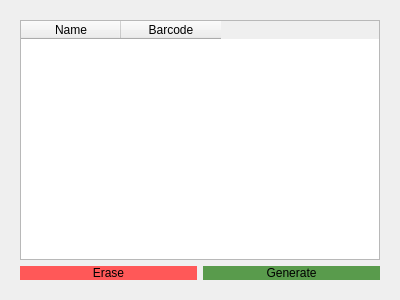
<?xml version="1.0" encoding="UTF-8"?>
<ui version="4.0">
 <class>Form</class>
 <widget class="QWidget" name="Form">
  <property name="geometry">
   <rect>
    <x>0</x>
    <y>0</y>
    <width>400</width>
    <height>300</height>
   </rect>
  </property>
  <property name="windowTitle">
   <string>Form</string>
  </property>
  <layout class="QVBoxLayout" name="verticalLayout">
   <item>
    <widget class="QFrame" name="frame">
     <property name="frameShape">
      <enum>QFrame::NoFrame</enum>
     </property>
     <property name="frameShadow">
      <enum>QFrame::Raised</enum>
     </property>
     <layout class="QVBoxLayout" name="tableFrameLayout">
      <item>
       <widget class="QTableWidget" name="table">
        <property name="sizePolicy">
         <sizepolicy hsizetype="Expanding" vsizetype="Expanding">
          <horstretch>1</horstretch>
          <verstretch>1</verstretch>
         </sizepolicy>
        </property>
        <property name="contextMenuPolicy">
         <enum>Qt::DefaultContextMenu</enum>
        </property>
        <property name="alternatingRowColors">
         <bool>true</bool>
        </property>
        <column>
         <property name="text">
          <string>Name</string>
         </property>
        </column>
        <column>
         <property name="text">
          <string>Barcode</string>
         </property>
        </column>
       </widget>
      </item>
      <item>
       <layout class="QHBoxLayout" name="buttonLayout">
        <item>
         <widget class="QPushButton" name="eraseButton">
          <property name="styleSheet">
           <string notr="true">QPushButton {
	background-color: #ff5858;
	border-radius: 10px;
}
QPushButton:hover {
	background-color: #cc6b6b;
	border-radius: 10px;
}</string>
          </property>
          <property name="text">
           <string>Erase</string>
          </property>
         </widget>
        </item>
        <item>
         <widget class="QPushButton" name="generateButton">
          <property name="styleSheet">
           <string notr="true">QPushButton {
	background-color: #599b4c;
	border-radius: 10px;
} 
QPushButton:hover {
	background-color: #5d8455;
	border-radius: 10px;
}</string>
          </property>
          <property name="text">
           <string>Generate</string>
          </property>
         </widget>
        </item>
       </layout>
      </item>
     </layout>
    </widget>
   </item>
  </layout>
 </widget>
 <resources/>
 <connections>
  <connection>
   <sender>eraseButton</sender>
   <signal>clicked()</signal>
   <receiver>table</receiver>
   <slot>clearContents()</slot>
   <hints>
    <hint type="sourcelabel">
     <x>157</x>
     <y>276</y>
    </hint>
    <hint type="destinationlabel">
     <x>135</x>
     <y>179</y>
    </hint>
   </hints>
  </connection>
 </connections>
</ui>
